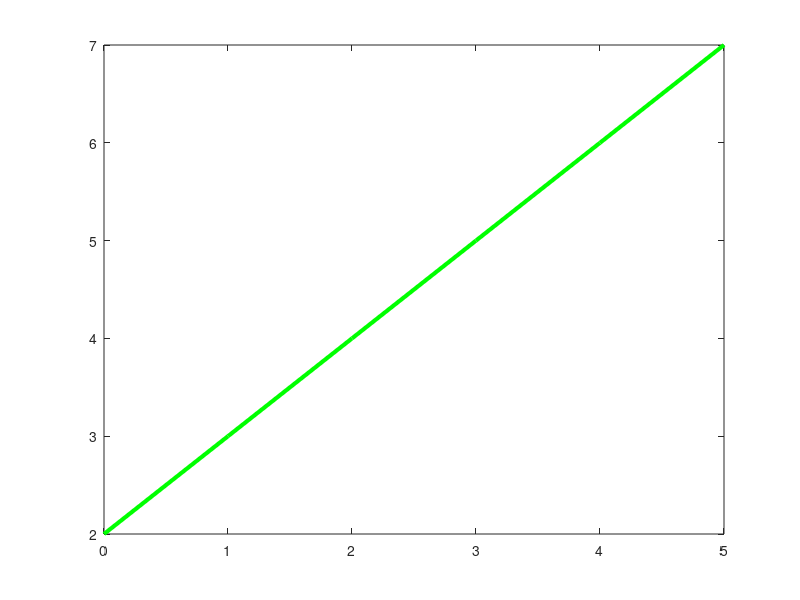

The MATLAB script that drew this image:
%{
    home > preferences : shortcuts, line wraps, font size...

    Specify OpenGL Implementation for Current Session
    To specify an OpenGL implementation for the current session of MATLAB, use one of these techniques.

    Software OpenGL — Start MATLAB from the command prompt on your system using the command matlab -softwareopengl. 
    This command works only on Windows and Linux systems. Macintosh systems do not support software OpenGL.

    Basic hardware-accelerated OpenGL — Type opengl hardwarebasic at the MATLAB command prompt.

    Hardware-accelerated OpenGL — Type opengl hardware at the MATLAB command prompt.

    Specify OpenGL Implementation for Future Sessions
    To set your preferences so that MATLAB always starts with the specified implementation of OpenGL, use one of these techniques.

    Software OpenGL — Type opengl('save','software') at the MATLAB command prompt. Then, restart MATLAB.

    Basic hardware-accelerated OpenGL — Type opengl('save','hardwarebasic') at the MATLAB command prompt. 
    Then, restart MATLAB.

    Hardware-accelerated OpenGL — Type opengl('save','hardware') at the MATLAB command prompt. Then, restart MATLAB.

    Undo preference setting — Execute opengl('save','none') at the MATLAB command line. Then, restart MATLAB.
%}
close all;
clear all;
clc;
select = 1;
%opengl('save','software');
%opengl('save','hardwarebasic')
%info = rendererinfo(gca)
%opengl('save','hardware')

%-----------------------------------------------------------------------------------------------------
if select == 1
    fprintf("\n\tit works\n");
    xx = [0, 1, 2, 3, 4, 5];
    yy = [2, 3, 4, 5, 6, 7];
    figure('Position',[20, 20, 800, 800]);
    plot(xx, yy, 'g-', 'LineWidth', 3);
end


%-----------------------------------------------------------------------------------------------------
if select == 99

end
%%%%%%%%~~~~~~~~END>  xxx.m